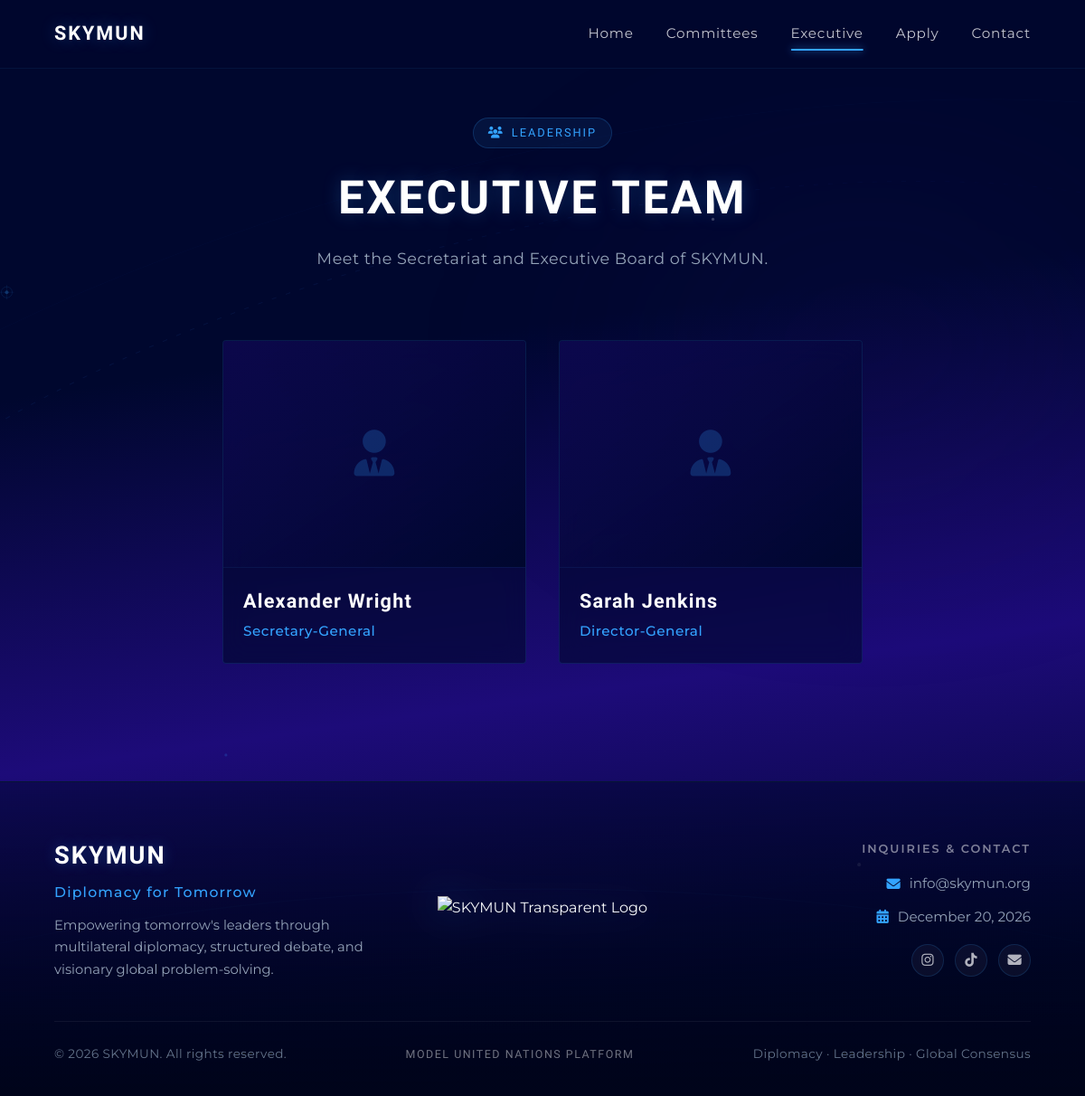
Before: /executive.php with the older database file.
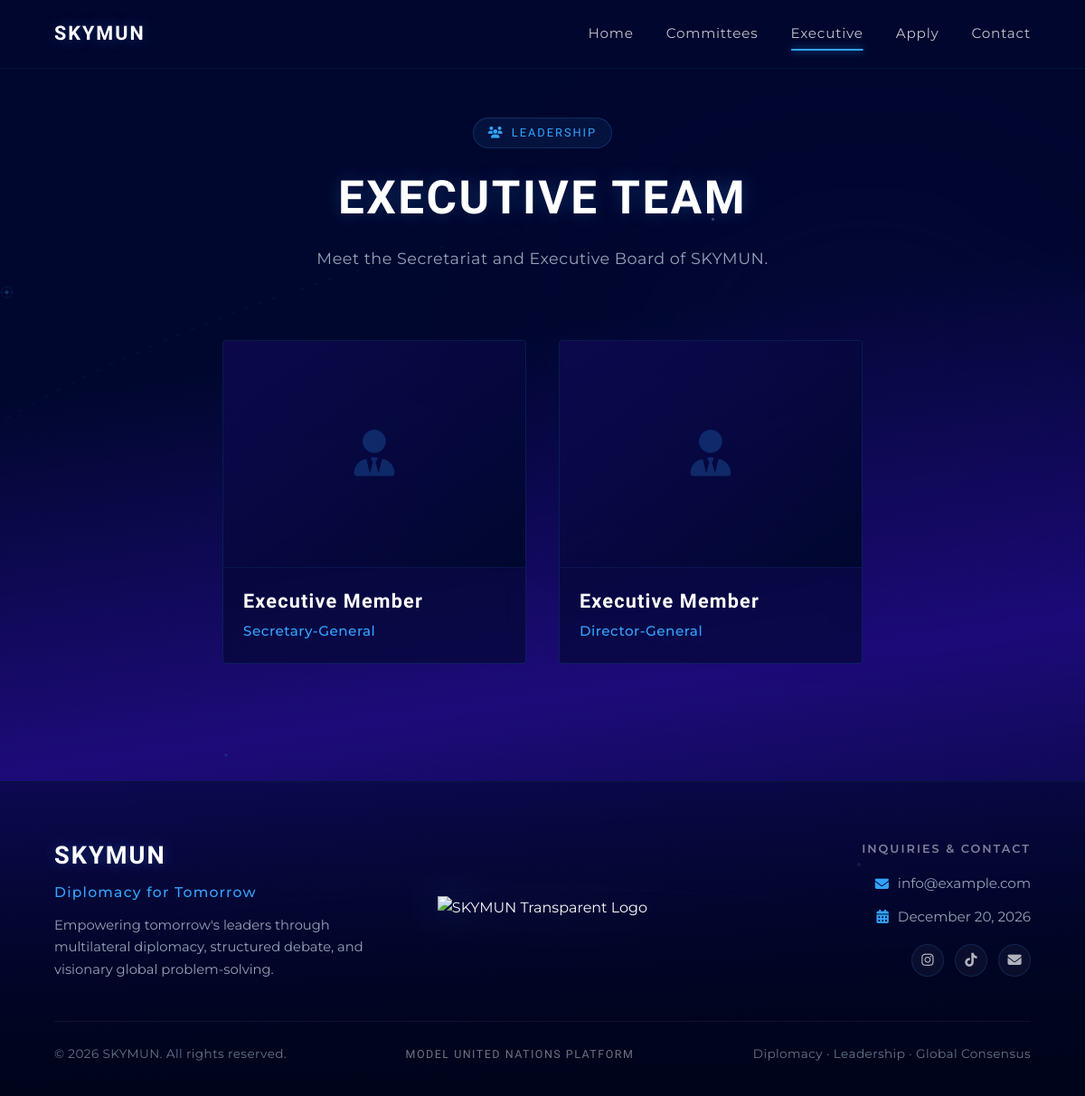
After: the same page with the newer database file.
### tables this page shows
CREATE TABLE IF NOT EXISTS `executives` (
  `id` INT(11) NOT NULL AUTO_INCREMENT,
  `name` VARCHAR(150) NOT NULL,
  `title` VARCHAR(150) NOT NULL,
  `image` VARCHAR(255) DEFAULT NULL,
  `status` TINYINT(1) DEFAULT 1,
  `sort_order` INT(11) DEFAULT 0,
  `created_at` TIMESTAMP NOT NULL DEFAULT CURRENT_TIMESTAMP,
  PRIMARY KEY (`id`)
);

CREATE TABLE IF NOT EXISTS `contact_settings` (
  `id` INT(11) NOT NULL AUTO_INCREMENT,
  `channel_key` VARCHAR(50) NOT NULL UNIQUE,
  `channel_title` VARCHAR(100) NOT NULL,
  `channel_value` VARCHAR(255) DEFAULT NULL,
  `status` TINYINT(1) DEFAULT 1,
  `created_at` TIMESTAMP NOT NULL DEFAULT CURRENT_TIMESTAMP,
  PRIMARY KEY (`id`)
);

### config.php (called while the page is built, shortened)
<?php
$pdo = null;
try {
    $dsn = "mysql:host=" . DB_HOST . ";port=" . DB_PORT . ";dbname=" . DB_NAME . ";charset=" . DB_CHARSET;
    $options = [
        PDO::ATTR_ERRMODE            => PDO::ERRMODE_EXCEPTION,
        PDO::ATTR_DEFAULT_FETCH_MODE => PDO::FETCH_ASSOC,
        PDO::ATTR_EMULATE_PREPARES   => false,
    ];
    $pdo = new PDO($dsn, DB_USER, DB_PASS, $options);
} catch (PDOException $e) {
    $db_error = $e->getMessage();
    try {
        $dsnFallback = "mysql:host=" . DB_HOST . ";port=" . DB_PORT . ";charset=" . DB_CHARSET;
        $pdo = new PDO($dsnFallback, DB_USER, DB_PASS, [
            PDO::ATTR_ERRMODE            => PDO::ERRMODE_EXCEPTION,
            PDO::ATTR_DEFAULT_FETCH_MODE => PDO::FETCH_ASSOC,
            PDO::ATTR_EMULATE_PREPARES   => false,
        ]);
        $pdo->exec("CREATE DATABASE IF NOT EXISTS `" . DB_NAME . "` CHARACTER SET utf8mb4 COLLATE utf8mb4_unicode_ci");
        $pdo->exec("USE `" . DB_NAME . "`");
        $db_error = '';
    } catch (PDOException $eFallback) {
        $db_error = $eFallback->getMessage();
        $pdo = null;
    }
}
function init_skymun_tables() {
    global $pdo, $last_sql_error;
    if ($pdo) {
        try {
            $sql = "CREATE TABLE IF NOT EXISTS `committees` (
                `id` INT AUTO_INCREMENT PRIMARY KEY,
                `title` VARCHAR(255) NOT NULL,
                `short_name` VARCHAR(50) NULL,
                `agenda` TEXT NULL,
                `description` LONGTEXT NULL,
                `cover_image` VARCHAR(255) NULL,
                `study_guide` VARCHAR(255) NULL,
                `member1_name` VARCHAR(150) NULL,
                `member1_title` VARCHAR(150) NULL,
                `member1_image` VARCHAR(255) NULL,
                `member2_name` VARCHAR(150) NULL,
                `member2_title` VARCHAR(150) NULL,
                `member2_image` VARCHAR(255) NULL,
                `member3_name` VARCHAR(150) NULL,
                `member3_title` VARCHAR(150) NULL,
                `member3_image` VARCHAR(255) NULL,
                `status` TINYINT(1) DEFAULT 1,
                `sort_order` INT DEFAULT 0,
                `created_at` TIMESTAMP DEFAULT CURRENT_TIMESTAMP
            ) ENGINE=InnoDB DEFAULT CHARSET=utf8mb4 COLLATE=utf8mb4_unicode_ci;";
            $pdo->exec($sql);
            $sqlExecutives = "CREATE TABLE IF NOT EXISTS `executives` (
                `id` INT AUTO_INCREMENT PRIMARY KEY,
                `name` VARCHAR(150) NOT NULL,
                `title` VARCHAR(150) NOT NULL,
                `image` VARCHAR(255) NULL,
                `status` TINYINT(1) DEFAULT 1,
                `sort_order` INT DEFAULT 0,
                `created_at` TIMESTAMP DEFAULT CURRENT_TIMESTAMP
            ) ENGINE=InnoDB DEFAULT CHARSET=utf8mb4 COLLATE=utf8mb4_unicode_ci;";
            $pdo->exec($sqlExecutives);
            $sqlApplications = "CREATE TABLE IF NOT EXISTS `applications` (
                `id` INT AUTO_INCREMENT PRIMARY KEY,
                `title` VARCHAR(150) NOT NULL,
                `price` VARCHAR(100) NULL,
                `apply_url` VARCHAR(500) NOT NULL,
                `description` TEXT NULL,
                `status` TINYINT(1) DEFAULT 1,
                `sort_order` INT DEFAULT 0,
                `created_at` TIMESTAMP DEFAULT CURRENT_TIMESTAMP
            ) ENGINE=InnoDB DEFAULT CHARSET=utf8mb4 COLLATE=utf8mb4_unicode_ci;";
            $pdo->exec($sqlApplications);
            $sqlContactSettings = "CREATE TABLE IF NOT EXISTS `contact_settings` (
                `id` INT AUTO_INCREMENT PRIMARY KEY,
                `channel_key` VARCHAR(50) UNIQUE NOT NULL,
                `channel_title` VARCHAR(100) NOT NULL,
                `channel_value` VARCHAR(255) NULL,
                `status` TINYINT(1) DEFAULT 1,
                `created_at` TIMESTAMP DEFAULT CURRENT_TIMESTAMP
            ) ENGINE=InnoDB DEFAULT CHARSET=utf8mb4 COLLATE=utf8mb4_unicode_ci;";
            $pdo->exec($sqlContactSettings);
            $pdo->exec("INSERT INTO `contact_settings` (`channel_key`, `channel_title`, `channel_value`, `status`) VALUES
                ('instagram', 'Instagram', '#', 1),
                ('mail', 'E-Mail', 'info@example.com', 1),
                ('phone', 'Phone Support', 'Direct Contacts', 0),
                ('tiktok', 'TikTok', '#', 1)
                ON DUPLICATE KEY UPDATE `channel_title`=VALUES(`channel_title`);");
            $sqlContactPhones = "CREATE TABLE IF NOT EXISTS `contact_phones` (
                `id` INT AUTO_INCREMENT PRIMARY KEY,
                `name` VARCHAR(150) NOT NULL,
                `title` VARCHAR(150) NOT NULL,
                `phone_number` VARCHAR(50) NOT NULL,
                `status` TINYINT(1) DEFAULT 1,
                `sort_order` INT DEFAULT 0,
                `created_at` TIMESTAMP DEFAULT CURRENT_TIMESTAMP
            ) ENGINE=InnoDB DEFAULT CHARSET=utf8mb4 COLLATE=utf8mb4_unicode_ci;";
            $pdo->exec($sqlContactPhones);
            $countCom = $pdo->query("SELECT COUNT(*) FROM `committees`")->fetchColumn();
            $countExec = $pdo->query("SELECT COUNT(*) FROM `executives`")->fetchColumn();
            $countApp = $pdo->query("SELECT COUNT(*) FROM `applications`")->fetchColumn();
        } catch (PDOException $e) {
            $last_sql_error = "Tablo oluşturma hatası: " . $e->getMessage();
            error_log($last_sql_error);
        }
    }
}
function get_all_executives($only_active = false) {
    global $pdo;
    init_skymun_tables();
    try {
        $sql = "SELECT * FROM `executives`";
        if ($only_active) {
            $sql .= " WHERE `status` = 1";
        }
        $sql .= " ORDER BY `sort_order` ASC, `id` ASC";
        $stmt = $pdo->query($sql);
        return $stmt->fetchAll() ?: [];
    } catch (PDOException $e) {
        error_log("SQL get_all_executives Hatası: " . $e->getMessage());
        return [];
    }
}
function get_contact_settings() {
    global $pdo;
    init_skymun_tables();
    try {
        $stmt = $pdo->query("SELECT * FROM `contact_settings`");
        $rows = $stmt->fetchAll() ?: [];
        $settings = [];
        foreach ($rows as $r) {
            $settings[$r['channel_key']] = $r;
        }
        return $settings;
    } catch (PDOException $e) {
        error_log("SQL get_contact_settings Hatası: " . $e->getMessage());
        return [];
    }
}

### executive.php (the view, shortened to what the changed rows need)
<?php
require_once __DIR__ . '/config.php';
require_once __DIR__ . '/header.php';
$executives = get_all_executives(true);
?>
<section class="executives-hero-section">
    <div class="container">
        <h1 class="executives-main-title">EXECUTIVE TEAM</h1>
    </div>
</section>
<section class="executives-wrapper">
    <div class="container">
        <?php if (empty($executives)): ?>
            <div style="text-align:center;padding:60px 20px;color:#94a3b8;">
                <p>The executive team members will be announced soon. Please check back later.</p>
            </div>
        <?php else: ?>
            <div class="executives-container">
                <?php foreach ($executives as $exec): ?>
                    <?php
                    $hasImage = (!empty($exec['image']) && file_exists(__DIR__ . '/' . $exec['image']));
                    $imgUrl = $hasImage ? htmlspecialchars($exec['image']) : '';
                    ?>
                    <div class="editorial-executive-card js-exec-card"
                         data-name="<?= htmlspecialchars($exec['name']) ?>"
                         data-title="<?= htmlspecialchars($exec['title']) ?>"
                         data-image="<?= $imgUrl ?>">
                        <div class="card-media-box">
                            <?php if ($hasImage): ?>
                                <img src="<?= $imgUrl ?>" alt="<?= htmlspecialchars($exec['name']) ?>" class="card-media-img">
                            <?php else: ?>
                                <div class="card-media-placeholder">
                                    <i class="fa-solid fa-user-tie"></i>
                                </div>
                            <?php endif; ?>
                        </div>
                        <div class="card-content-box">
                            <div class="card-name"><?= htmlspecialchars($exec['name']) ?></div>
                            <div class="card-title"><?= htmlspecialchars($exec['title']) ?></div>
                        </div>
                    </div>
                <?php endforeach; ?>
            </div>
        <?php endif; ?>
    </div>
</section>
<?php
require_once __DIR__ . '/footer.php';
?>

### header.php (shortened to what the changed rows need)
<!DOCTYPE html>
<html lang="en">
<head>
    <link rel="stylesheet" href="https://cdnjs.cloudflare.com/ajax/libs/font-awesome/6.5.1/css/all.min.css" />
</head>
<body>
    <div class="aerospace-bg-canvas" aria-hidden="true">
    </div>

### footer.php (shortened to what the changed rows need)
<?php
$footerSettings = function_exists('get_contact_settings') ? get_contact_settings() : [];
$footerMail = (!empty($footerSettings['mail']['channel_value'])) ? $footerSettings['mail']['channel_value'] : CONTACT_EMAIL;
$footerMailActive = isset($footerSettings['mail']) ? ($footerSettings['mail']['status'] == 1) : true;
?>
<footer class="skymun-footer">
    <div class="container">
        <div class="footer-layout">
            <div class="footer-right">
                <?php if ($footerMailActive): ?>
                    <a href="mailto:<?= htmlspecialchars($footerMail) ?>" class="footer-contact-link">
                        <i class="fa-solid fa-envelope"></i>
                        <span><?= htmlspecialchars($footerMail) ?></span>
                    </a>
                <?php endif; ?>
            </div>
        </div>
    </div>
</footer>
</body>
</html>

Changed rows visible on the page:
changed executives "Secretary-General": name "Alexander Wright" → "Executive Member"
changed executives "Director-General": name "Sarah Jenkins" → "Executive Member"
changed contact_settings: channel_value "info@skymun.org" → "info@example.com"
